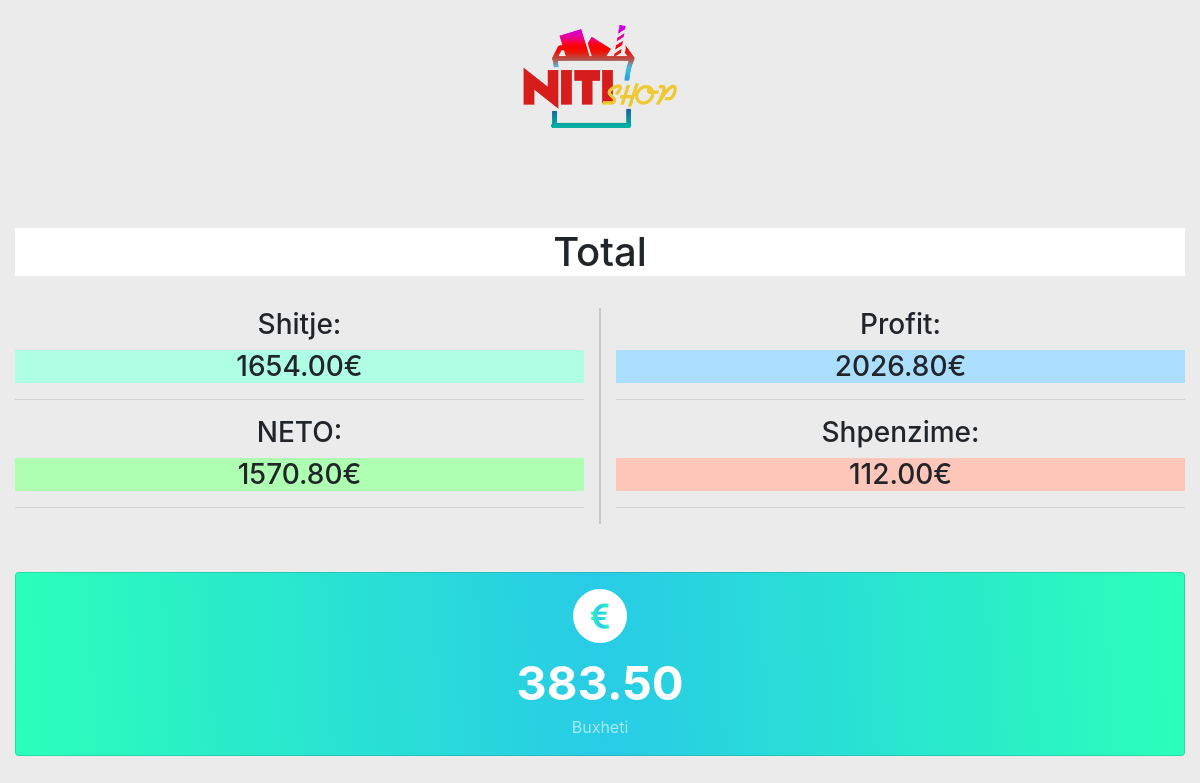
The app's page /total/ with its own data.
### nitishop/models.py (models this page shows)
class Budget(models.Model):
    budget = models.DecimalField(max_digits=9, decimal_places=2)
    total_sale = models.DecimalField(max_digits=9, decimal_places=2)
    total_profit = models.DecimalField(max_digits=9, decimal_places=2)
    total_neto = models.DecimalField(max_digits=9, decimal_places=2)
    total_expense = models.DecimalField(max_digits=9, decimal_places=2)

### nitishop/views.py (the view)
# urls.py: path('total/',total_page,name='total_page'),
def total_page(request):
    t = Budget.objects.last()
    context = {
        'budget':t.budget,
        'sale':t.total_sale,
        'profit':t.total_profit,
        'neto':t.total_neto,
        'expense':t.total_expense,
    }
    return render(request, 'total.html',context)

### templates/total.html
{% extends 'base.html' %}
{% block table %}
<h1 class="text-center" style="background: #fff;">Total</h1>
    <br>
    <div class="row">
<div class="col text-center" style="border-right: 2px solid #c7c7c7">
<h3>Shitje:</h3>
    <h3 style="background: #aeffe4;">{{ sale }}&euro;</h3>
    <hr>
</div>
<div class="col text-center">
    <h3>Profit:</h3>
    <h3 style="background: #acdeff;">{{ profit }}&euro;</h3>
    <hr>
</div>
 </div>
    <div class="row">
<div class="col text-center" style="border-right: 2px solid #c7c7c7">
<h3>NETO:</h3>
    <h3 style="background: #aeffb1;">{{ neto }}&euro;</h3>
    <hr>
</div>
<div class="col text-center">
    <h3>Shpenzime:</h3>
    <h3 style="background: #ffc7b9;">{{ expense }}&euro;</h3>
    <hr>
</div>
 </div>
    <br>
    <br>
    <div class="row">
    <div class="col-md">
        <div class="card mb-3 bg-arielle-smile widget-chart text-white card-border">
            <div class="icon-wrapper rounded-circle">
                <div class="icon-wrapper-bg bg-white opacity-10"></div>
                <i class="fas fa-euro-sign lnr-cog icon-gradient bg-arielle-smile"></i></div>
    <div class="widget-numbers">{{ budget }}</div>
        <div class="widget-subheading">Buxheti</div>
</div>
    </div>
    </div>
{% endblock %}

### templates/base.html (style rules this page uses)
body { padding: 0; margin: 0; background: #ebebeb; }
* { box-sizing: border-box; }
body { margin: 0; line-height: 1.5; }
.widget-chart { text-align: center; padding: 1rem; position: relative; }
.card-border { box-shadow: 0 0 0 transparent; border-width: 1px; }
.bg-arielle-smile { background: rgb(43,255,185); background: linear-gradient(87deg, rgba(43,255,185,1) 0%, rgba(40,204,230,1) 50%, rgba(43,255,185,1) 100%); }
.icon-wrapper { width: 54px; height: 54px; margin: 0 auto; position: relative; overflow: hidden; display: flex; align-content: center; align-items: center; }
.icon-wrapper .icon-wrapper-bg { position: absolute; height: 100%; width: 100%; z-index: 3; }
.opacity-10 { opacity: 1!important; }
.icon-wrapper i { margin: 0 auto; font-size: 29px; position: relative; z-index: 5; }
.icon-gradient { -webkit-background-clip: text; -moz-background-clip: text; background-clip: text; -webkit-text-fill-color: transparent; text-fill-color:transparent; }
.icon-wrapper i:before { margin-top: -3px; }
.widget-chart .widget-numbers { font-weight: bold; font-size:2.95rem; display: block; line-height: 1; margin: 1rem auto; }
.widget-chart .widget-subheading { margin: -0.5rem 0 0; display: block; opacity: .6; }

### records on screen
Budget: total_sale "1654.00", total_profit "2026.80", total_neto "1570.80", total_expense "112.00", budget "383.50"
